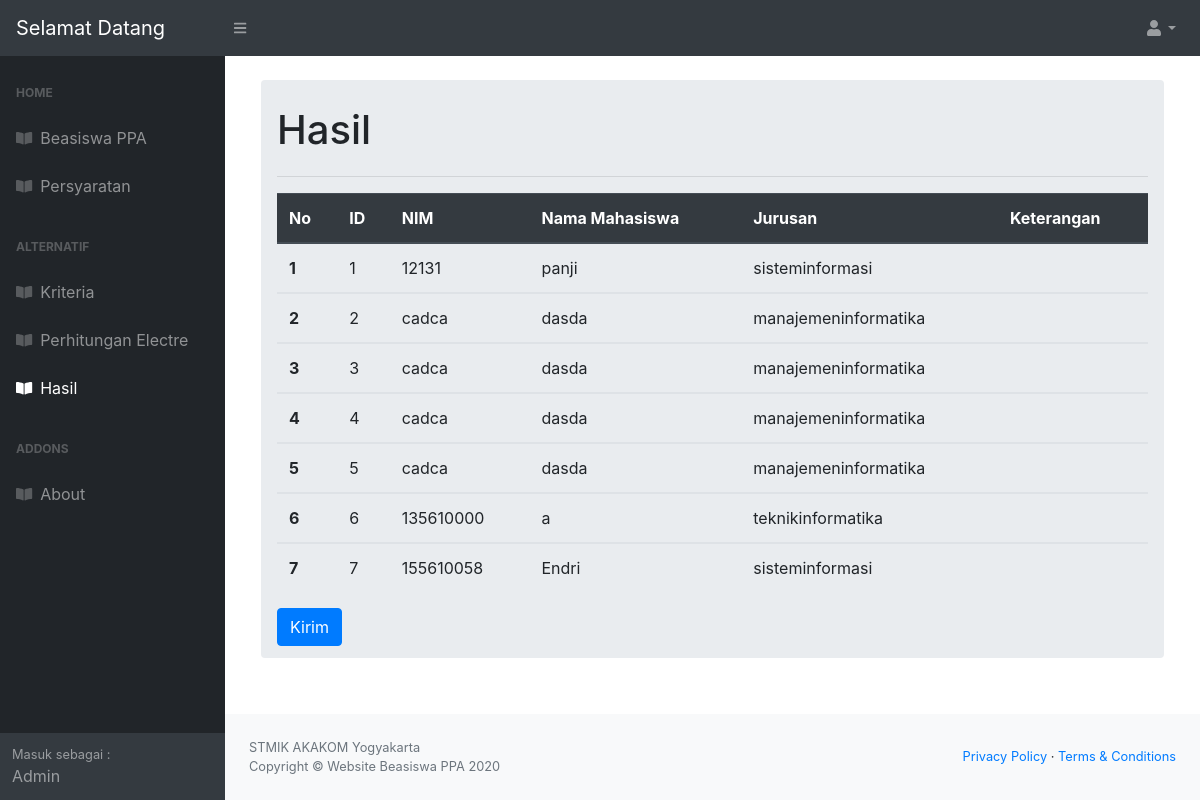
The page /index.php?module=hasil (signed in) on the database its author committed.
### tables this page shows
CREATE TABLE `mahasiswa` (
  `id` int(11) NOT NULL,
  `nama_lenkap` varchar(200) NOT NULL,
  `tempat_lahir` varchar(200) NOT NULL,
  `tgl_lahir` date NOT NULL,
  `no_hp` char(13) NOT NULL,
  `jk` char(3) NOT NULL,
  `alamat_asal` varchar(200) NOT NULL,
  `nim` char(15) NOT NULL,
  `smester` char(2) NOT NULL,
  `fakultas` varchar(50) NOT NULL,
  `alamat_sekarang` varchar(200) NOT NULL,
  `aktif` tinyint(1) NOT NULL,
  `nama_ayah` varchar(200) NOT NULL,
  `umur_ayah` int(11) NOT NULL,
  `pekerjaan_ayah` varchar(200) NOT NULL,
  `status_ayah` varchar(10) NOT NULL,
  `alamat_ayah` varchar(200) NOT NULL,
  `nama_ibu` varchar(200) NOT NULL,
  `umur_ibu` int(11) NOT NULL,
  `pekerjaan_ibu` varchar(200) NOT NULL,
  `status_ibu` varchar(10) NOT NULL,
  `alamat_ibu` varchar(200) NOT NULL
);

### pages/hasil.php (the view, shortened to what this page needs)
<div class="container-fluid">
  <br/>
        <ol class="breadcrumb mb-4">
          <h1 class="mt-2">Hasil</h1>
              <div class="h6">
                <hr>
              <?php
          $sql = "SELECT * FROM mahasiswa";
          $result = $link->prepare($sql);
          $result->execute();
          $data = $result->fetchAll(\PDO::FETCH_ASSOC);
          $no=1;
               ?>
            </div>
                  <table class="table">
                    <thead class="thead-dark">
                      <tr>
                        <th scope="col">No</th>
                        <th scope="col">ID</th>
                        <th scope="col">NIM</th>
                        <th scope="col">Nama Mahasiswa</th>
                        <th scope="col">Jurusan</th>
                        <th scope="col">Keterangan</th>
                      </tr>
                    </thead>
                        <?php
                          if($data) {
                            foreach($data as $row) {
                        ?>
                    <tbody>
                      <tr>
                        <th><?php echo $no++; ?></th>
                        <td><?php echo $row['id']; ?></td>
                        <td><?php echo $row['nim']; ?></td>
                        <td><?php echo $row['nama_lenkap']; ?></td>
                        <td><?php echo $row['fakultas']; ?></td>
                        <td></td>
                      </tr>
                    </tbody>
                    <?php
                    }
                  }
                    else
                      {
                      echo "Tidak ada Data";
                      }
                  ?>
                  </table>
                <button type="button" class="btn btn-primary">Kirim</button>

### rows shown on the page
mahasiswa: id "1", nim "12131", nama_lenkap "panji", fakultas "sisteminformasi"
mahasiswa: id "2", nim "cadca", nama_lenkap "dasda", fakultas "manajemeninformatika"
mahasiswa: id "3", nim "cadca", nama_lenkap "dasda", fakultas "manajemeninformatika"
mahasiswa: id "4", nim "cadca", nama_lenkap "dasda", fakultas "manajemeninformatika"
mahasiswa: id "5", nim "cadca", nama_lenkap "dasda", fakultas "manajemeninformatika"
mahasiswa: id "6", nim "135610000", nama_lenkap "a", fakultas "teknikinformatika"
mahasiswa: id "7", nim "155610058", nama_lenkap "Endri", fakultas "sisteminformasi"

### other values the page prints
$_SESSION['username'] "Admin"
